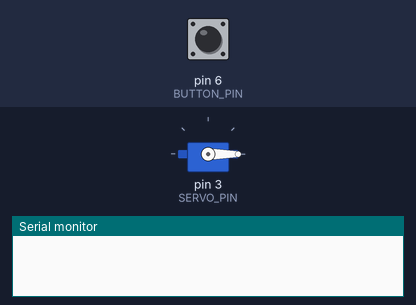
A sketch run on a simulated Arduino Uno, built with avr-gcc and run on an emulated ATmega328P. Parts: servo, the last lines printed to the serial monitor. The test bench sets the inputs (shaded band); at power-on: pin 6 (BUTTON_PIN) HIGH.

Above: at 1.2 s.
1.3 s: pin 6 (BUTTON_PIN) pulled LOW for 1 s
At 1.7 s:
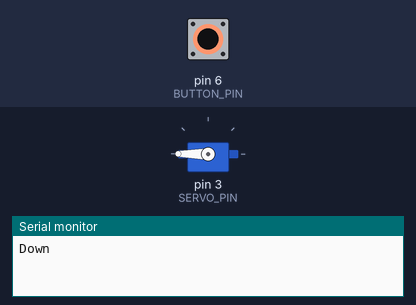
3.8 s: pin 6 (BUTTON_PIN) pulled LOW for 3.2 s
At 8.2 s:
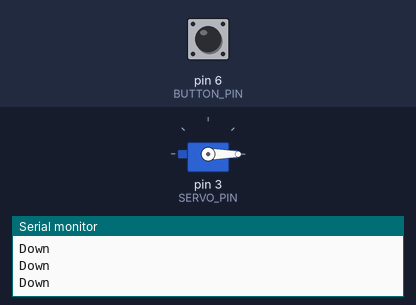
Timing chart, 0 to 9.7 s (numbered marks = the images above; inputs shaded):
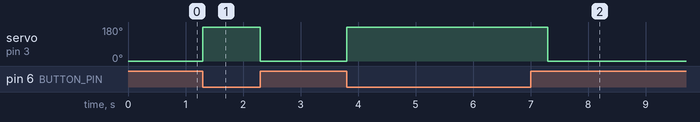

The sketch:

sketch.ino
```cpp
#include <Servo.h>

const byte BUTTON_PIN = 6;
const byte SERVO_PIN = 3;

const int SERVO_MIN_PULSE = 650;
const int SERVO_MAX_PULSE = 2400;
const byte SERVO_CLOSED_ANGLE = 0;
const byte SERVO_OPEN_ANGLE = 180;
const int SERVO_OPEN_TIME = 500;

Servo trebuchetServo;

void setup()
{
  Serial.begin(9600);
  pinMode(BUTTON_PIN, INPUT);
  digitalWrite(BUTTON_PIN, HIGH);
  trebuchetServo.attach(SERVO_PIN, SERVO_MIN_PULSE, SERVO_MAX_PULSE);
  trebuchetServo.write(SERVO_CLOSED_ANGLE);
}


void loop()
{
  int buttonState = digitalRead(BUTTON_PIN);

  if (buttonState == LOW) {
    Serial.println("Down");
    trebuchetServo.write(SERVO_OPEN_ANGLE);
    delay(SERVO_OPEN_TIME);
    trebuchetServo.write(SERVO_CLOSED_ANGLE);
  }
}
```

Measured:
- after the input at 1.3 s, servo on pin 3 (SERVO_PIN): 0° → 180° at once, → 0° 1.0 s later
- after the input at 3.8 s, servo on pin 3 (SERVO_PIN): 0° → 180° at once, → 0° 3.5 s later
